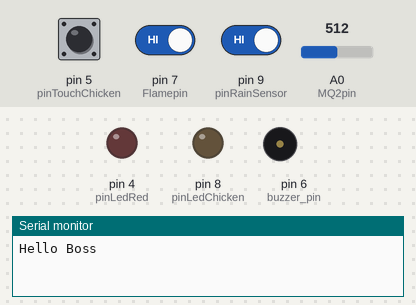
A sketch run on a simulated Arduino Uno, built with avr-gcc and run on an emulated ATmega328P. Shown: output pins drawn as LEDs (lit = HIGH), buzzer (waves = sounding, pin HIGH), the last lines printed to the serial monitor. The test bench sets the inputs (shaded band); at power-on: pin 5 (pinTouchChicken) LOW, A0 (MQ2pin) = 512, pin 7 (Flamepin) HIGH, pin 9 (pinRainSensor) HIGH. The modem accepts every AT command (registered, SIM ready, sends succeed) and sends nothing else.

Above: at 3.2 s.
3.3 s: pin 5 (pinTouchChicken) pulled HIGH for 3 s
At 5.4 s:
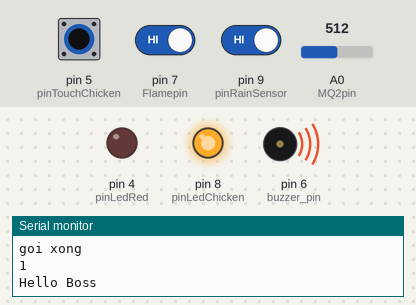
8.6 s: A0 (MQ2pin) set to 491
At 9.7 s:
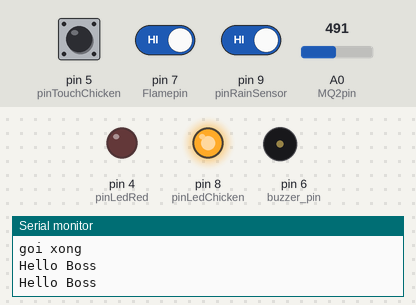
12.2 s: A0 (MQ2pin) set to 510
At 14.25 s:
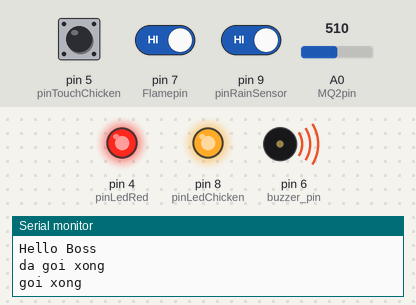
19.9 s: A0 (MQ2pin) set to 490
At 21.6 s:
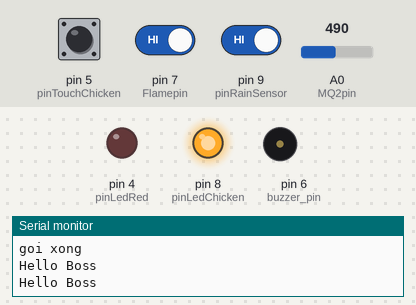
Timing chart, 0 to 23.1 s (numbered marks = the images above; inputs shaded):
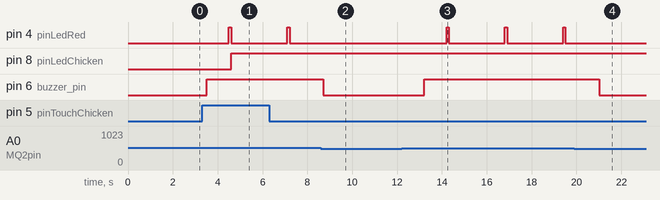

Measured:
- the behaviour switches between 501 and 500 on A0 (MQ2pin) (found by bisection; images 1 and 2)
- after the input at 3.3 s, pin 8 (pinLedChicken): LOW → HIGH after 1.3 s
- after the input at 8.6 s, pin 4 (pinLedRed): stays LOW (without the input it goes to HIGH after 1.1 s); pin 6 (buzzer_pin): HIGH → LOW after 0.10 s
- after the input at 12.2 s, pin 4 (pinLedRed): alternates HIGH for 0.10 s and LOW for 2.5 s, starting after 2.0 s; pin 6 (buzzer_pin): LOW → HIGH after 1.0 s
- after the input at 19.9 s, pin 4 (pinLedRed): stays LOW (without the input it goes to HIGH after 2.1 s); pin 6 (buzzer_pin): HIGH → LOW after 1.1 s
- by itself, pin 4 (pinLedRed): alternates HIGH for 0.10 s and LOW for 2.5 s

The sketch:

chickenRoom.ino
```cpp
#include <SoftwareSerial.h>
#define rxPin 2
#define txPin 3
#define MQ2pin (0)
#define Flamepin 7
#define buzzer_pin 6
#define pinLedRed 4
#define pinLedChicken 8
#define pinRainSensor 9
#define pinTouchChicken 5
float sensorMQ2Value;
int flameValue;

SoftwareSerial sim900a(rxPin, txPin);
const String PHONE_1 = "+84819412556";
bool stateLedRed = false;
bool stateLockWindowChicken = false;
bool stateLedChicken = false;
bool stateRainSensor = false;
unsigned long startMillis1;
unsigned long startMillis2;
unsigned long startMillis3;
void setup()
{
  //Begin serial communication with Arduino and Arduino IDE (Serial Monitor)
  //  Serial.begin(115200);
  Serial.begin(9600);
  pinMode(buzzer_pin, OUTPUT);
  digitalWrite(buzzer_pin, LOW);
  pinMode(pinLedRed, OUTPUT);
  pinMode(pinLedChicken, OUTPUT);
  pinMode(pinRainSensor, INPUT);
  pinMode(pinTouchChicken, INPUT);
  //Begin serial communication with Arduino and SIM800L
  sim900a.begin(115200);
  sim900a.println("AT");
  delay(1000);
  sim900a.println("AT+CMGF=1");
  delay(1000);

}

void loop()
{
  Serial.println("Hello Boss");
  delay(1500);
  sensorMQ2Value = analogRead(MQ2pin); // lay gia tri
  //  Serial.print("Sensor Value: ");// in gia tri ra
  //  Serial.print(sensorMQ2Value);
  //  Serial.println("");
  //  delay(500);
  flameValue = digitalRead(Flamepin); // lay gia tri
  //  Serial.print("Flame Value: ");// in gia tri ra
  //  Serial.print(flameValue);
  //  Serial.println("");
  //  delay(500);
  //  -- - bao chay
  if ((sensorMQ2Value > 500 ) || (sensorMQ2Value > 500 && flameValue == 0) || (flameValue == 0) ) { // so sanh gia tri
//    Serial.println("Co chay");
    digitalWrite(buzzer_pin, HIGH);
    //send_mess("Alo", PHONE_1);
    //  startMillis1 = millis();
    //    while (millis() - startMillis1 < 10000) {
    make_call(PHONE_1);
    //    }
    digitalWrite(pinLedRed, HIGH);
    delay(100);
    digitalWrite(pinLedRed, LOW);

  }

  else {
    digitalWrite(buzzer_pin, LOW);
  }
  //-- ket thuc bao chay
  ledChicken();
  rainSensor();
}

void rainSensor() {
  if (digitalRead(pinRainSensor) == LOW) {
    stateLockWindowChicken = true;
    if (digitalRead(pinRainSensor) == HIGH) {
      stateLockWindowChicken = false;
    }
//  } Serial.print("lock=");
//  Serial.println(stateLockWindowChicken);
}
}
void ledChicken() {
  if (digitalRead(pinTouchChicken) == HIGH) {
    stateLedChicken = !stateLedChicken;
    //    Serial.print("anh iu");
    Serial.println(stateLedChicken);
    //    Serial.println("a");
  }
  if (stateLedChicken == true) {
    digitalWrite(pinLedChicken, HIGH);
    //    Serial.println("b");
  } else {
    digitalWrite(pinLedChicken, LOW);
    //    Serial.println("c");
  }

}
void send_mess(String text, String phone) {
  sim900a.print("AT+CMGF=1\r");
  delay(1000);
  sim900a.print("AT+CMGS=\"" + phone + "\"\r");
  delay(1000);
  sim900a.print(text);
  delay(100);
  sim900a.write(0x1A);
  delay(5000);
  Serial.println("gui tn xong");

}
void make_call(String phone)
{
  //  sim900a.println("ATD" + phone + ";");
  //  delay(10000);
  while (millis() - startMillis1 < 1000) {
    // Chờ 5000ms
    sim900a.println("ATD" + phone + ";");
  }
  Serial.println("da goi xong");
  sim900a.println("ATH");
  delay(1000); //1 sec delay
  Serial.println("goi xong");

}
```
